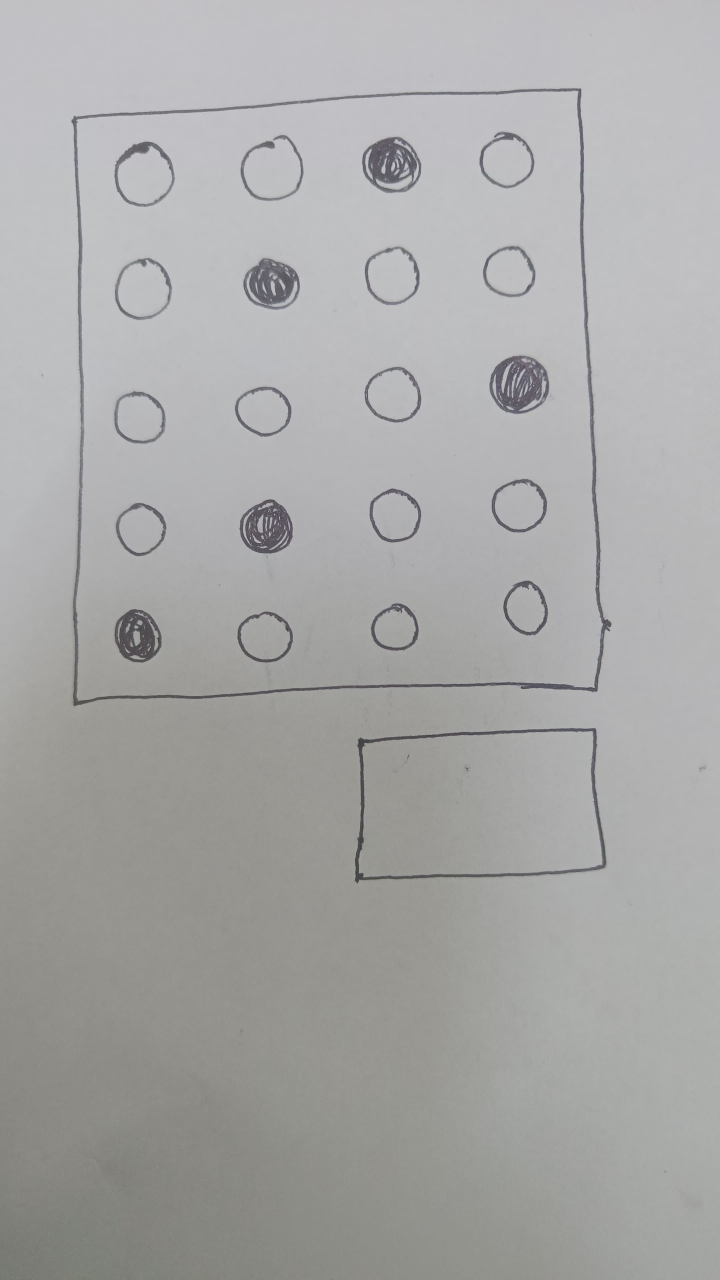
#> input picture 10.jpg, 2160 x 3840 px, given in place of the camera (shown at 1/3 size)
$ python main.py
#> lines starting #> are read from the running program, lines starting #| are printed output that depends on the picture; after the words box and inside, x2 and y2 are one past the last pixel; in counts of white or black regions, pixels touching at a corner belong together
### utlis.py
import cv2
import numpy as np


def StackImages(imgArray,scale, lables=[]):
    rows = len(imgArray)
    cols = len(imgArray[0])
    rowsAvailable = isinstance(imgArray[0], list)
    width = imgArray[0][0].shape[1]
    height = imgArray[0][0].shape[0]

    if rowsAvailable:
        for x in range ( 0, rows):
            for y in range(0, cols):
                imgArray[x][y] = cv2.resize(imgArray[x][y], (0, 0), None, scale, scale)
                if len(imgArray[x][y].shape) == 2: imgArray[x][y]= cv2.cvtColor( imgArray[x][y], cv2.COLOR_GRAY2BGR)


        imgBlank = np.zeros((height, width, 3), np.uint8)
        hor = [imgBlank]*rows
        hor_con = [imgBlank]*rows
        for x in range(0, rows):
            hor[x] = np.hstack(imgArray[x])
            hor_con[x] = np.concatenate(imgArray[x])

        ver = np.vstack(hor)
        ver_con = np.concatenate(hor)

    else:
        for x in range(0, rows):
            imgArray[x] = cv2.resize(imgArray[x], (0, 0), None, scale, scale)
            if len(imgArray[x].shape) == 2: imgArray[x] = cv2.cvtColor(imgArray[x], cv2.COLOR_GRAY2BGR)
        hor= np.hstack(imgArray)
        hor_con= np.concatenate(imgArray)
        ver = hor

    if len(lables) != 0:
        eachImgWidth= int(ver.shape[1] / cols)
        eachImgHeight = int(ver.shape[0] / rows)
        print(eachImgHeight)
        for d in range(0, rows):
            for c in range (0,cols):
                cv2.rectangle(ver, (c*eachImgWidth, eachImgHeight*d), (c*eachImgWidth + len(lables[d][c])*13+27, 30+eachImgHeight*d), (255,255,255), cv2.FILLED)
                cv2.putText(ver, lables[d][c], (eachImgWidth*c+10, eachImgHeight*d+20), cv2.FONT_HERSHEY_COMPLEX, 0.7, (255,0,255), 2)


    return ver


def rectContour(contours):
    rectCon = []
    for i in contours:
        area = cv2.contourArea(i)
        # print(area)
        if area > 50:
            peri = cv2.arcLength(i, True)
            approx = cv2.approxPolyDP(i, 0.02*peri, True)
            if len(approx) == 4:
                rectCon.append(i)
    rectCon = sorted(rectCon, key=cv2.contourArea, reverse=True)
    return rectCon


def getCornerPoints(cont):
    peri = cv2.arcLength(cont, True)
    approx = cv2.approxPolyDP(cont, 0.02 * peri, True)
    return approx


def reorder(myPoints):
    myPoints = myPoints.reshape((4, 2))
    myPointsNew = np.zeros((4, 1, 2), np.int32)
    add = myPoints.sum(1)
    # print("add", add)
    myPointsNew[0] = myPoints[np.argmin(add)] #[0,0]
    myPointsNew[3] = myPoints[np.argmax(add)] #[h,w]
    diff = np.diff(myPoints, axis=1)
    myPointsNew[1] = myPoints[np.argmin(diff)] #[w,0]
    myPointsNew[2] = myPoints[np.argmax(diff)] #[h,0]
    return myPointsNew


def splitBoxes(img,questions,choices):
    vsplit_num = questions
    hsplit_num = choices

    boxes = []
    rows = np.vsplit(img,vsplit_num)
    for r in rows:
        cols = np.hsplit(r,hsplit_num)
        for box in cols:
            boxes.append(box)
            # cv2.imshow("Split",box)
        # cv2.imshow("Split",r)

    return boxes


def showAnswers(img, myIndex, grading , ans, questions, choices):
    secH = int(img.shape[1] / questions)
    secW = int(img.shape[0]/choices)

    cords = []
    cords.append([secW,secH])

    for x in range(0,questions):
        myAns = myIndex[x]
        cX = (myAns*secW) + secW//2
        cY = (x*secH) + secH//2

        cords.append([cX,cY])

        # COLOR BASED ON RIGHT OR WRONG MARKING
        if grading[x]==1:
            myColor = (0,255,0)
        else:
            myColor = (0,0,255)
            correctAns = ans[x]

            cv2.circle(img,((correctAns*secW)+secW//2,(x*secH)+secH//2),20,(0,100,0),cv2.FILLED)

        cv2.circle(img,(cX,cY),20,myColor,cv2.FILLED)

    return cords,img

### main.py
import cv2
import numpy as np
import utlis


# print("OpenCV version:", cv2.__version__)


##########################################

path = "13.jpg"
widthImg = 700
heightImg = 700

# questions = 4
# choices = 4
# ans = [0,3,1,2]

questions = 10
choices = 4
ans = [1,2,1,3,1,2,1,3,3,2]
# ans = [0,2,3,1,0,2,3,1,0,2,3,1,0,2,3,1,0,2,3,1,3]

# ans = [1,2,0,1,4,1,2,0,1,4,1,2,0,1,4,1,2,0,1,4,1,2,0,1,4]
webcamFeed = True
cameraNo = 0
###########################################


cap = cv2.VideoCapture(cameraNo)
cap.set(10,150) #change this parameter 150 based on brightness


while True:
    if webcamFeed: success , img = cap.read()
#> img is the input picture: shape (3840, 2160, 3); mean B, G, R 167.7, 168.3, 168.3
    else: img = cv2.imread(path)


    # PREPROCESSING
    img = cv2.resize(img, (widthImg, heightImg))
#> img: shape (700, 700, 3)
    imgContour = img.copy()
    imgbigContour = img.copy()
    imgFinal = img.copy()
    imgGray = cv2.cvtColor(img, cv2.COLOR_BGR2GRAY)
    imgBlur = cv2.GaussianBlur(imgGray, (5, 5), 1)
    imgCanny = cv2.Canny(imgBlur, 10, 50)
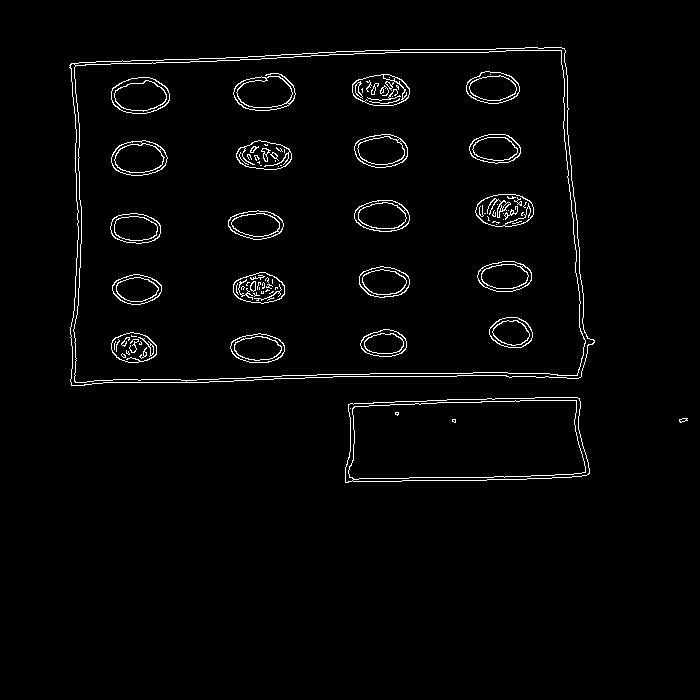
#> imgCanny: shape (700, 700); 2.3% white in thin lines or dots, all inside (x1, y1, x2, y2) = (69, 47, 688, 483)


    #if webcam finds rectangles, run the program else keep looking without throwing error
    try:
        #FINDING ALL CONTOURS
        contours, hierarchy = cv2.findContours(imgCanny, cv2.RETR_EXTERNAL, cv2.CHAIN_APPROX_NONE)
#> contours = 3 contours; box (x1, y1, x2, y2) and area: (69, 47, 595, 386) 162766, (345, 397, 590, 483) 18686, (679, 418, 688, 423) 20
        cv2.drawContours(imgContour, contours, -1, (0, 255, 0), 10)
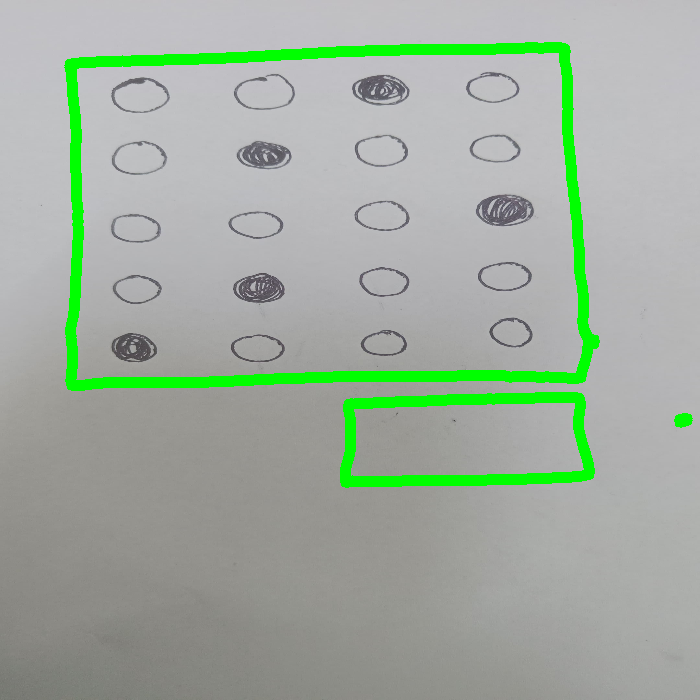
#> imgContour: shape (700, 700, 3); mean B, G, R 159.3, 173.3, 160


        #FINDING RECTANGLE
        rectCon = utlis.rectContour(contours)
#> the loop in rectContour, `for i in contours:` made 3 passes
#> (area, peri, approx) on passes 2 to 3: (18686, 646.2, [[579, 398], [350, 403], [345, 482], [586, 475]]), (162766, 1708, [[564, 48], [71, 63], [71, 385], [580, 377]])
#> after the loop in rectContour, `for i in contours:`: rectCon = 2 contours; box (x1, y1, x2, y2) and area: (69, 47, 595, 386) 162766, (345, 397, 590, 483) 18686
        biggestContour = utlis.getCornerPoints(rectCon[0])
#> in getCornerPoints, `peri = cv2.arcLength(cont, True)`: peri = 1708
#> in getCornerPoints, `approx = cv2.approxPolyDP(cont, 0.02 * peri, True)`: approx = [[564, 48], [71, 63], [71, 385], [580, 377]]
#> biggestContour = [[564, 48], [71, 63], [71, 385], [580, 377]]
        gradePoints = utlis.getCornerPoints(rectCon[1])
#> gradePoints = [[579, 398], [350, 403], [345, 482], [586, 475]]
        # print(gradePoints)


        if biggestContour.size != 0 and gradePoints.size != 0:
            cv2.drawContours(imgbigContour, biggestContour, -1, (0, 255, 0), 20)
            cv2.drawContours(imgbigContour, gradePoints, -1, (0, 0, 255), 20)

            biggestContour = utlis.reorder(biggestContour)
#> in reorder, `myPoints = myPoints.reshape((4, 2))`: myPoints = [[564, 48], [71, 63], [71, 385], [580, 377]]
#> in reorder, `add = myPoints.sum(1)`: add = [612, 134, 456, 957]
#> in reorder, `diff = np.diff(myPoints, axis=1)`: diff = [-516, -8, 314, -203]
#> biggestContour = [[71, 63], [564, 48], [71, 385], [580, 377]]
            gradePoints = utlis.reorder(gradePoints)
#> gradePoints = [[350, 403], [579, 398], [345, 482], [586, 475]]
            # # print(biggestContour)
            # # print(gradePoints)


            # cv2.polylines(imgbigContour, [biggestContour], True, (0, 255, 0), 20)
            # cv2.polylines(imgbigContour, [gradePoints], True, (255, 0, 0), 20)

            #OMR BOX
            pts1 = np.float32(biggestContour)
#> pts1 = [[71, 63], [564, 48], [71, 385], [580, 377]]
            pts2 = np.float32([[0, 0], [widthImg, 0], [0, heightImg], [widthImg, heightImg]])
            matrix = cv2.getPerspectiveTransform(pts1, pts2)
#> matrix = [[1.47, -7.73e-17, -104.1], [0.0689, 2.26, -147.6], [4.92e-05, 9.95e-05, 1]]
            imgWarpColored = cv2.warpPerspective(img, matrix, (widthImg, heightImg))


            #GRADING BOX
            ptG1 = np.float32(gradePoints)
#> ptG1 = [[350, 403], [579, 398], [345, 482], [586, 475]]
            ptG2 = np.float32([[0, 0], [325, 0], [0,150], [325,150]])
            matrixGrade = cv2.getPerspectiveTransform(ptG1, ptG2)
#> matrixGrade = [[1.84, 0.116, -689.3], [0.0577, 2.64, -1084.7], [-0.000101, 0.00088, 1]]
            imgGradeDisplay = cv2.warpPerspective(img, matrixGrade, (325, 150))
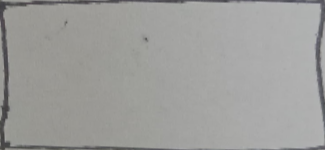
#> imgGradeDisplay: shape (150, 325, 3); mean B, G, R 155.5, 157.8, 157.9
            # cv2.imshow("Grade", imgGradeDisplay)


            #APPLY THRESHOLD (change this 170 value to change threshold)
            imgWarpGray = cv2.cvtColor(imgWarpColored,cv2.COLOR_BGR2GRAY)
            imgThresh = cv2.threshold(imgWarpGray,170,255,cv2.THRESH_BINARY_INV)[1] #Change this "170" value to change the threhold for mark reading
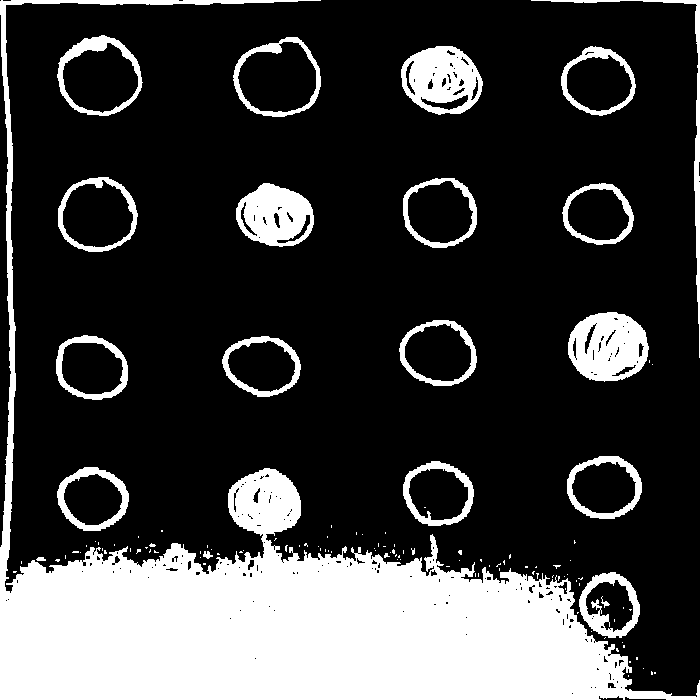
#> imgThresh: shape (700, 700); 24.4% white; 121 white regions (100 under 20 px), largest, box (x1, y1, x2, y2) and area: (0, 0, 700, 700) 89934, (568, 312, 649, 382) 4090, (401, 46, 483, 115) 3704


            boxes = utlis.splitBoxes(imgThresh,questions,choices)
#> in splitBoxes, `rows = np.vsplit(img,vsplit_num)`: rows = 10 items
#> the loop in splitBoxes, `for r in rows:` made 10 passes
#> after the loop in splitBoxes, `for r in rows:`: boxes = 40 items
#> boxes = 40 items
            # cv2.imshow("Test", boxes[2])
            # print(cv2.countNonZero(boxes[1]), cv2.countNonZero(boxes[2]))


            #Getting NonZero pixel value of each box
            myPixelVal = np.zeros((questions,choices))
            countC = 0
            countR = 0

            for image in boxes:
                totalPixels = cv2.countNonZero(image)
                myPixelVal[countR][countC] = totalPixels
                countC+=1
                if(countC == choices):
                    countR+=1
                    countC = 0
#> this loop made 40 passes
#> totalPixels on passes 1 to 8: 1977, 1042, 1258, 1144, 997, 675, 2446, 876
#> after the loop, countC = 0; countR = 10; myPixelVal = [[1977, 1042, 1258, 1144], [997, 675, 2446, 876], [977, 1362, 551, 836], [981, 2032, 564, 833], [753, 371, 545, 2379], [1220, 758, 599, 1864], [1014, 937, 586, 692], [1858, 3724, 1124, 573], [11551, 11904, 10850, 3745], [12250, 12249, 12249, 7113]]
            # print(myPixelVal)


            # FINDING MARKED INDEX VALUES
            myIndex = []
            for x in range(0,questions):
                arr = myPixelVal[x]
                # [4 lines of commented-out code are left out]
                myIndex.append(int(np.argmax(arr)))
#> this loop made 10 passes
#> after the loop, myIndex = [0, 2, 1, 1, 3, 3, 0, 1, 1, 0]
                # myIndex.append(myIndexVal[0][0])

            print(myIndex)
#| [0, 2, 1, 1, 3, 3, 0, 1, 1, 0]


            # GRADING
            grading=[]
            for x in range(0,questions):
                if ans[x]==myIndex[x]:
                    grading.append(1)
                else:
                    grading.append(0)
#> after the loop, grading = [0, 1, 1, 0, 0, 0, 0, 0, 0, 0]
            # print(grading)
            score = (sum(grading) / questions)*100
#> score = 20
            print("Final Score: ", score)
#| Final Score:  20.0


            #DISPLAYING ANSWERS (from utlis)
            imgResult = imgWarpColored.copy()
            imgResult = utlis.showAnswers(imgResult, myIndex, grading , ans, questions, choices)
#> the loop in showAnswers, `for x in range(0,questions):` made 10 passes
#> (myAns, cX) on passes 1 to 8: (0, 87), (2, 437), (1, 262), (1, 262), (3, 612), (3, 612), (0, 87), (1, 262)
#> after the loop in showAnswers, `for x in range(0,questions):`:
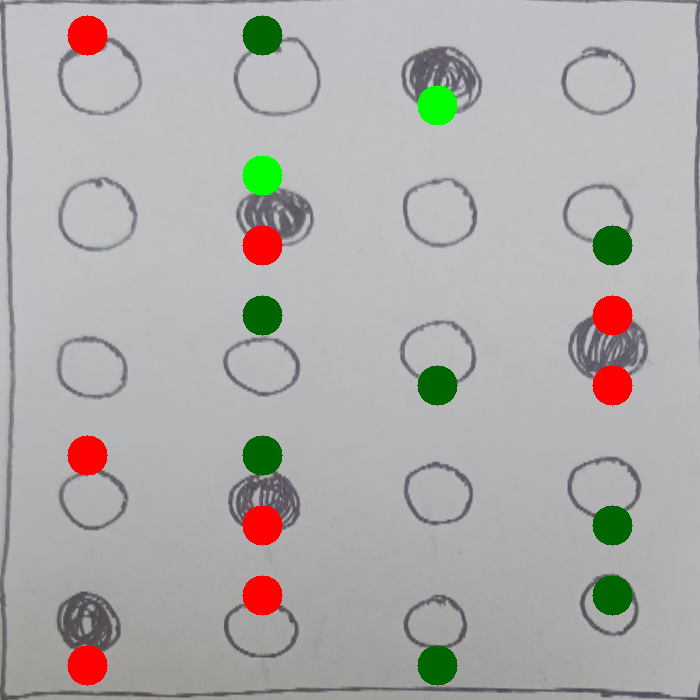
#> img: shape (700, 700, 3); mean B, G, R 170.5, 172, 173.7
#> after the loop in showAnswers, `for x in range(0,questions):`: cords = [[175, 70], [87, 35], [437, 105], [262, 175], [262, 245], [612, 315], [612, 385], [87, 455], [262, 525], [262, 595], [87, 665]]
            imgRawDrawing = np.zeros_like(imgWarpColored)
#> imgRawDrawing: shape (700, 700, 3); every value is 0
            imgRawDrawing = utlis.showAnswers(imgRawDrawing, myIndex, grading , ans, questions, choices)
#> call 2 of showAnswers, with questions = 10, choices = 4
#> the loop in showAnswers (call 2), `for x in range(0,questions):` made 10 passes
#> after the loop in showAnswers (call 2), `for x in range(0,questions):`:
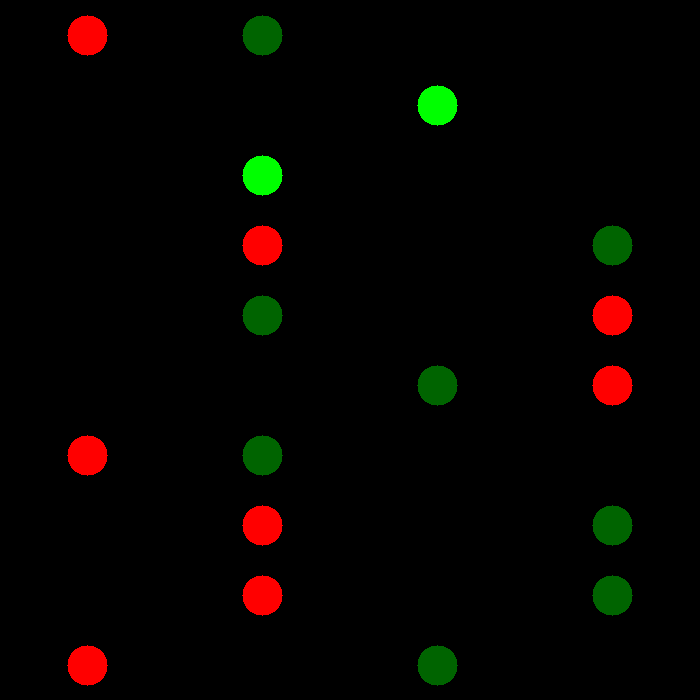
#> img: shape (700, 700, 3); mean B, G, R 0, 3.4, 5.2
            invMatrix = cv2.getPerspectiveTransform(pts2, pts1)
#> invMatrix = [[0.687, -0.00312, 71], [-0.0229, 0.443, 63], [-3.15e-05, -4.39e-05, 1]]
            imgInvWarp = cv2.warpPerspective(imgRawDrawing , invMatrix, (widthImg, heightImg))


            imgRawGrade = np.zeros_like(imgGradeDisplay)
            cv2.putText(imgRawGrade, str(int(score))+ "%" , (60,100), cv2.FONT_HERSHEY_COMPLEX,3,(0,255,255),3)
            # cv2.imshow("Grade", imgRawGrade)
            invMatrixGrade = cv2.getPerspectiveTransform(ptG2, ptG1)
            imgInvGradeDisplay = cv2.warpPerspective(imgRawGrade, invMatrixGrade, (widthImg, heightImg))


            imgFinal = cv2.addWeighted(imgFinal,1,imgInvWarp,1,0)
            imgFinal = cv2.addWeighted(imgFinal,1,imgInvGradeDisplay,1,0)


        # SHOW IMAGES
        imgBlank = np.zeros_like(img)
        imgArray = ([img, imgGray, imgBlur, imgCanny],
                    [imgContour, imgbigContour, imgWarpColored, imgThresh],
                    [imgResult,imgRawDrawing, imgInvWarp, imgFinal])


    except:
        imgBlank = np.zeros_like(img)
        imgArray = ([img, imgGray, imgBlur, imgCanny],
                    [imgBlank,imgBlank, imgBlank, imgBlank],
                    [imgBlank,imgBlank, imgBlank, imgBlank])


    lables = [["Original", "Gray", "Blur","Canny"],
            ["Contours","Biggest Cont", "Warp", "Threshold"],
            ["Result", "Raw Drawing", "Inverse Warp", "Final"]]
    imgStack = utlis.StackImages(imgArray,0.5, lables)
#> in StackImages, `rows = len(imgArray)`: rows = 3
#> in StackImages, `cols = len(imgArray[0])`: cols = 4
#> in StackImages, `rowsAvailable = isinstance(imgArray[0], list)`: rowsAvailable = True
#> in StackImages, `hor = [imgBlank]*rows`: hor = 3 items
#> in StackImages, `eachImgWidth= int(ver.shape[1] / cols)`: eachImgWidth = 350
#| 350
#> after the loop in StackImages, `for d in range(0, rows):`:
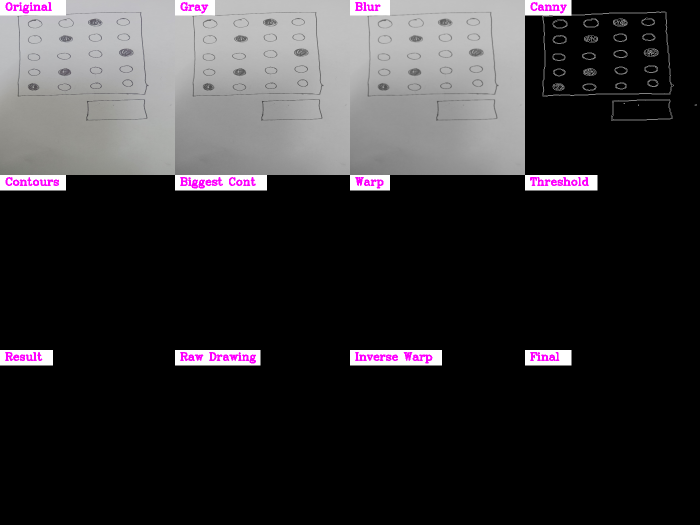
#> ver: shape (1050, 1400, 3) (shown at 1/2 size); mean of channels 0, 1, 2 49.3, 47.6, 49.3; drawn as B, G, R


    cv2.imshow("Final Result", imgFinal)
    cv2.imshow("Stacked Images", imgStack)
    # cv2.waitKey(0) # if webcam is not used and feed is provided manually

    #if webcam is present:
    if cv2.waitKey(1) & 0xFF == ord('s'):
#> (key Esc is pressed here)
        cv2.imwrite("FinalResult.jpg", imgFinal)
        cv2.waitKey(300)


# [173 lines of commented-out code are left out]
